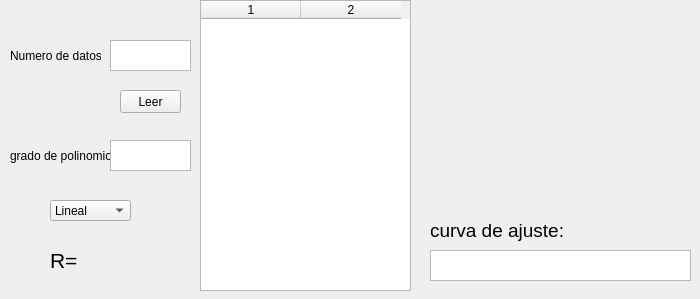
<?xml version="1.0" encoding="UTF-8"?>
<ui version="4.0">
 <class>Form</class>
 <widget class="QWidget" name="Form">
  <property name="geometry">
   <rect>
    <x>0</x>
    <y>0</y>
    <width>700</width>
    <height>299</height>
   </rect>
  </property>
  <property name="windowTitle">
   <string>Form</string>
  </property>
  <widget class="QTableWidget" name="tableWidget">
   <property name="geometry">
    <rect>
     <x>200</x>
     <y>0</y>
     <width>211</width>
     <height>291</height>
    </rect>
   </property>
   <property name="rowCount">
    <number>0</number>
   </property>
   <property name="columnCount">
    <number>2</number>
   </property>
   <column/>
   <column/>
  </widget>
  <widget class="QTextEdit" name="textEdit">
   <property name="geometry">
    <rect>
     <x>110</x>
     <y>40</y>
     <width>81</width>
     <height>31</height>
    </rect>
   </property>
  </widget>
  <widget class="QComboBox" name="comboBox">
   <property name="geometry">
    <rect>
     <x>50</x>
     <y>200</y>
     <width>81</width>
     <height>21</height>
    </rect>
   </property>
   <item>
    <property name="text">
     <string>Lineal</string>
    </property>
   </item>
   <item>
    <property name="text">
     <string>Parabolica</string>
    </property>
   </item>
   <item>
    <property name="text">
     <string>Polinomica</string>
    </property>
   </item>
   <item>
    <property name="text">
     <string>Exponencial</string>
    </property>
   </item>
   <item>
    <property name="text">
     <string>Logaritmica</string>
    </property>
   </item>
  </widget>
  <widget class="QLabel" name="label">
   <property name="geometry">
    <rect>
     <x>10</x>
     <y>30</y>
     <width>91</width>
     <height>51</height>
    </rect>
   </property>
   <property name="text">
    <string>Numero de datos:</string>
   </property>
  </widget>
  <widget class="QPushButton" name="pushButton">
   <property name="geometry">
    <rect>
     <x>120</x>
     <y>90</y>
     <width>61</width>
     <height>23</height>
    </rect>
   </property>
   <property name="text">
    <string>Leer</string>
   </property>
  </widget>
  <widget class="QLabel" name="label_2">
   <property name="geometry">
    <rect>
     <x>10</x>
     <y>140</y>
     <width>101</width>
     <height>31</height>
    </rect>
   </property>
   <property name="text">
    <string>grado de polinomio:</string>
   </property>
  </widget>
  <widget class="QTextEdit" name="textEdit_2">
   <property name="geometry">
    <rect>
     <x>110</x>
     <y>140</y>
     <width>81</width>
     <height>31</height>
    </rect>
   </property>
  </widget>
  <widget class="QLabel" name="label_3">
   <property name="geometry">
    <rect>
     <x>430</x>
     <y>210</y>
     <width>141</width>
     <height>41</height>
    </rect>
   </property>
   <property name="font">
    <font>
     <pointsize>14</pointsize>
    </font>
   </property>
   <property name="text">
    <string>curva de ajuste:</string>
   </property>
  </widget>
  <widget class="QTextEdit" name="textEdit_3">
   <property name="enabled">
    <bool>true</bool>
   </property>
   <property name="geometry">
    <rect>
     <x>430</x>
     <y>250</y>
     <width>261</width>
     <height>31</height>
    </rect>
   </property>
  </widget>
  <widget class="MplWidget" name="MplWidget" native="true">
   <property name="geometry">
    <rect>
     <x>429</x>
     <y>9</y>
     <width>261</width>
     <height>211</height>
    </rect>
   </property>
  </widget>
  <widget class="QLabel" name="label_4">
   <property name="geometry">
    <rect>
     <x>50</x>
     <y>240</y>
     <width>111</width>
     <height>41</height>
    </rect>
   </property>
   <property name="font">
    <font>
     <pointsize>16</pointsize>
    </font>
   </property>
   <property name="text">
    <string>R=</string>
   </property>
  </widget>
 </widget>
 <customwidgets>
  <customwidget>
   <class>MplWidget</class>
   <extends>QWidget</extends>
   <header>mplwidget.h</header>
   <container>1</container>
  </customwidget>
 </customwidgets>
 <resources/>
 <connections/>
</ui>
